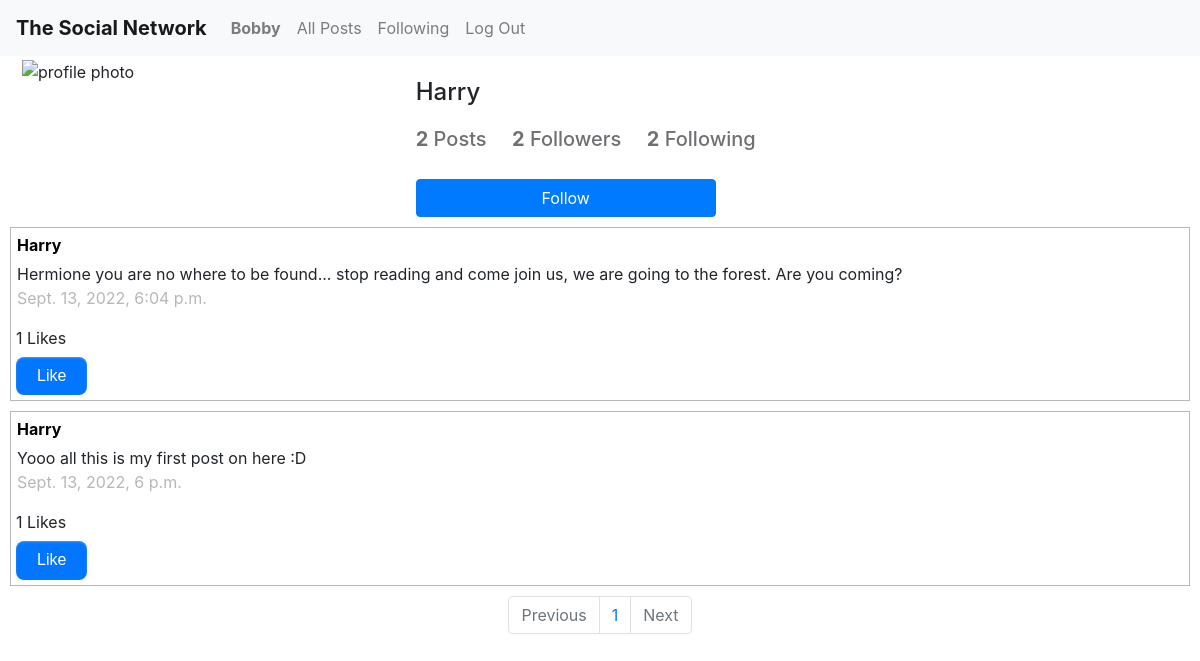
The app's page /profile/Harry (signed in) with its own data.
### network/models.py (models this page shows, shortened)
class User(AbstractUser):
    pass

class Post(models.Model):
    author = models.ForeignKey(User, blank=False, on_delete=models.CASCADE, related_name="posts")
    content = models.CharField(max_length=280, blank=False)
    timestamp = models.DateTimeField(auto_now_add = True)
    likes = models.ManyToManyField(User, blank=True)
    likes_count = models.IntegerField(blank=True, default=0)

### network/views.py (the view)
# urls.py: path("profile/<str:author>", views.profile, name="profile"),
def profile(request, author):
    author = User.objects.get(username=author)
    try:
        num_following = len(Follow.objects.get(user = author).following.all())
    except:
        num_following = 0
    num_followers = len(author.following.all())
    all_posts = Post.objects.filter(author = author).order_by('-timestamp')
    paginator = Paginator(all_posts,10)
    user = User.objects.get(username = request.user)
    try:
        following = Follow.objects.get(user = user).following.all()
    except:
        following = []
    if author in following:
        is_following = True
    else:
        is_following = False
    try:
        posts = paginator.get_page(request.GET.get('page'))
    except:
        posts = paginator.page(1)
    return render(request, "network/profile.html", {
        "profile": author,
        "posts": posts,
        "posts_number": len(posts),
        "followers": num_followers,
        "following": num_following,
        "paginator": paginator,
        "is_following": is_following
    })

### network/templates/network/profile.html (shortened to what this page needs)
{% extends "network/layout.html" %}
{% load static %}
{% block body %}
    <div class="row" style="margin: 2px;">
        <div class="col-4">
            <img src="https://t3.ftcdn.net/jpg/03/46/83/96/360_F_346839683_6nAPzbhpSkIpb8pmAwufkC7c5eD7wYws.jpg" alt="profile photo" class="img-rounded" style="width: 196px; height: 196px; margin-left:5px;">
        </div>
        <div class="main col-6">
            <h4 style="margin-top: 20px;">{{ profile }}</h4>
            <div style="margin-top: 20px; opacity: 65%;">
                <h5> <b>{{ posts_number }}</b> Posts <b>{{ followers }}</b> Followers  <b>{{ following }}</b> Following </h5>
            </div>
            <div>
                {% if user.is_authenticated %}
                    {% if user.id != profile.id %}
                        {% if is_following %}
                            <form action="{% url 'unfollow' profile %}" method="post">
                                {% csrf_token %}
                                <button class="btn btn-primary" style="margin-top:20px; width: 300px;">Unfollow</button>
                            </form>
                        {% else %}
                            <form action="{% url 'follow' profile %}" method="post">
                                <button class="btn btn-primary" style="margin-top:20px; width: 300px;">Follow</button>
                            </form>
                        {% endif %}
                    {% endif %}
                {% endif %}
            </div>
        </div>
    </div>
    {% for post in posts %}
        <div style="border: 1px solid #b9b9b9; margin-left: 10px; margin-right: 10px; margin-top: 10px;">
            <div class="row" style="margin: 5px;">
                <div>
                    <ul style="list-style:none; padding-left: 1px;">
                        <li > <a href="{% url 'profile' post.author %}" style="color:black;"> <b>{{ post.author }}</b></a></li>
                        <li id="post-content-{{post.id}}" style="margin-top: 5px;"> {{ post.content }}</li>
                        <li style="color: rgb(183, 183, 183)"> {{ post.timestamp }} </li>
                    </ul>
                    <div>
                        <span id="likes-count-{{post.id}}"> {{ post.likes_count}} </span> Likes
                    </div>
                    <div style="margin-top:7px;">
                        {% if user.is_authenticated %}
                        {% if request.user in post.likes.all %}
                            <button data-post="{{ post.id }}" class="like-button">Unlike</button>
                        {% else %}
                            <button data-post="{{ post.id }}" class="like-button">Like</button>
                        {% endif %}
                    {% endif %}
                    </div>
                </div>
            </div>
        </div>
    {% endfor %}
    <nav aria-label="Page navigation example" style="margin-top: 10px;">
        <ul class="pagination justify-content-center">
            {% if posts.has_previous %}
                <li class="page-item">
                    <a class="page-link" href="?page={{ posts.previous_page_number }}" tabindex="-1">Previous</a>
                </li>
            {% else %}
                <li class="page-item disabled">
                    <a class="page-link" href="#" tabindex="-1">Previous</a>
                </li>
            {% endif %}
            {% for page in paginator.page_range %}
                <li class="page-item"><a class="page-link" href="?page={{ page }}">{{ page }}</a></li>
            {% endfor %}
            {% if posts.has_next %}
                <li class="page-item">
                    <a class="page-link" href="?page={{ posts.next_page_number }}">Next</a>
                </li>
            {% else %}
                <li class="page-item disabled">
                    <a class="page-link" href="#">Next</a>
                </li>
            {% endif %}
        </ul>
      </nav>
{% endblock %}

### network/templates/network/layout.html (shortened to what this page needs)
{% load static %}
<!DOCTYPE html>
<html lang="en">
    <head>
        <link rel="stylesheet" href="https://stackpath.bootstrapcdn.com/bootstrap/4.4.1/css/bootstrap.min.css">
        <link href="{% static 'network/styles.css' %}" rel="stylesheet">
    </head>
    <body>
        <nav class="navbar navbar-expand-lg navbar-light bg-light">
            <a class="navbar-brand" href="#"><b>The Social Network</b></a>
            <div>
              <ul class="navbar-nav mr-auto">
                {% if user.is_authenticated %}
                    <li class="nav-item">
                        <a class="nav-link" href="{% url 'profile' user %}"><strong>{{ user.username }}</strong></a>
                    </li>
                {% endif %}
                <li class="nav-item">
                  <a class="nav-link" href="{% url 'index' %}">All Posts</a>
                </li>
                {% if user.is_authenticated %}
                    <li class="nav-item">
                        <a class="nav-link" href="{% url 'following' %}">Following</a>
                    </li>
                    <li class="nav-item">
                        <a class="nav-link" href="{% url 'logout' %}">Log Out</a>
                    </li>
                {% endif %}
              </ul>
            </div>
          </nav>
        <div class="body">
            {% block body %}
            {% endblock %}
        </div>
    </body>
</html>

### network/static/network/styles.css (style rules this page uses)
.like-button { align-items: center; appearance: button; background-color: #0276FF; border-radius: 8px; border-style: none; box-shadow: rgba(255, 255, 255, 0.26) 0 1px 2px inset; box-sizing: border-box; color: #fff; cursor: pointer; display: flex; flex-direction: row; flex-shrink: 0; font-family: "RM Neue",sans-serif; font-size: 100%; line-height: 1.15; margin: 0; padding: 10px 21px; text-align: center; text-transform: none; transition: color .13s ease-in-out,background .13s ease-in-out,opacity .13s ease-in-out,box-shadow .13s ease-in-out; user-select: none; -webkit-user-select: none; touch-action: manipulation; }

### records on screen
User: username "Bobby"
User: username "Harry"
Post: author "Harry", content "Hermione you are no where to be found... stop reading and come join us, we are going to the forest. Are you coming?", timestamp "Sept. 13, 2022, 6:04 p.m.", likes_count "1"
Post: author "Harry", content "Yooo all this is my first post on here :D", timestamp "Sept. 13, 2022, 6 p.m.", likes_count "1"

### other values on screen
{{ posts_number }} "2"
{{ followers }} "2"
{{ following }} "2"
{{ page }} "1"
